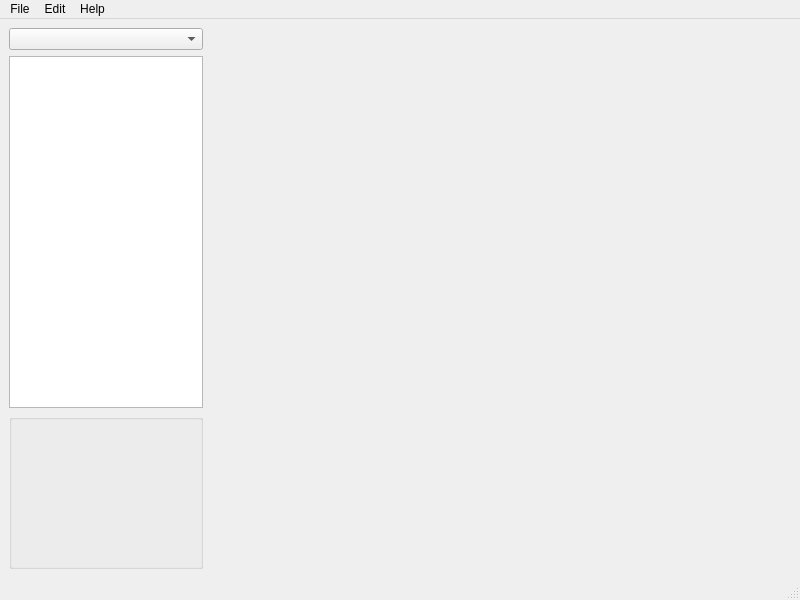
<?xml version="1.0" encoding="UTF-8"?>
<ui version="4.0">
 <class>MainWindow</class>
 <widget class="QMainWindow" name="MainWindow">
  <property name="geometry">
   <rect>
    <x>0</x>
    <y>0</y>
    <width>800</width>
    <height>600</height>
   </rect>
  </property>
  <property name="windowTitle">
   <string>Map Builder</string>
  </property>
  <widget class="QWidget" name="centralwidget">
   <layout class="QHBoxLayout" name="horizontalLayout" stretch="1,3">
    <item>
     <layout class="QVBoxLayout" name="verticalLayout">
      <item>
       <widget class="QComboBox" name="kitSelect"/>
      </item>
      <item>
       <widget class="QListWidget" name="componentList"/>
      </item>
      <item>
       <widget class="QGroupBox" name="groupBox">
        <property name="title">
         <string/>
        </property>
        <layout class="QGridLayout" name="gridLayout">
         <item row="0" column="0">
          <widget class="QLabel" name="componentImage">
           <property name="minimumSize">
            <size>
             <width>128</width>
             <height>128</height>
            </size>
           </property>
           <property name="maximumSize">
            <size>
             <width>128</width>
             <height>128</height>
            </size>
           </property>
           <property name="text">
            <string/>
           </property>
           <property name="scaledContents">
            <bool>true</bool>
           </property>
          </widget>
         </item>
        </layout>
       </widget>
      </item>
     </layout>
    </item>
    <item>
     <widget class="IndoorMapRenderer" name="mapRenderer" native="true">
      <property name="mouseTracking">
       <bool>true</bool>
      </property>
      <property name="focusPolicy">
       <enum>Qt::StrongFocus</enum>
      </property>
      <property name="contextMenuPolicy">
       <enum>Qt::CustomContextMenu</enum>
      </property>
     </widget>
    </item>
   </layout>
  </widget>
  <widget class="QMenuBar" name="menubar">
   <property name="geometry">
    <rect>
     <x>0</x>
     <y>0</y>
     <width>800</width>
     <height>21</height>
    </rect>
   </property>
   <widget class="QMenu" name="menuNew">
    <property name="title">
     <string>File</string>
    </property>
    <addaction name="actionNew"/>
    <addaction name="actionOpen"/>
    <addaction name="actionSave"/>
    <addaction name="actionSaveAs"/>
    <addaction name="separator"/>
    <addaction name="actionBuild"/>
    <addaction name="actionSettings"/>
    <addaction name="separator"/>
    <addaction name="actionDownloadKits"/>
    <addaction name="separator"/>
    <addaction name="actionExit"/>
    <addaction name="separator"/>
   </widget>
   <widget class="QMenu" name="menuEdit">
    <property name="title">
     <string>Edit</string>
    </property>
    <addaction name="actionDeleteSelected"/>
   </widget>
   <widget class="QMenu" name="menuHelp">
    <property name="title">
     <string>Help</string>
    </property>
    <addaction name="actionInstructions"/>
   </widget>
   <addaction name="menuNew"/>
   <addaction name="menuEdit"/>
   <addaction name="menuHelp"/>
  </widget>
  <widget class="QStatusBar" name="statusbar"/>
  <action name="actionOpen">
   <property name="text">
    <string>Open</string>
   </property>
  </action>
  <action name="actionSave">
   <property name="text">
    <string>Save</string>
   </property>
  </action>
  <action name="actionSaveAs">
   <property name="text">
    <string>Save As</string>
   </property>
  </action>
  <action name="actionNew">
   <property name="text">
    <string>New</string>
   </property>
  </action>
  <action name="actionExit">
   <property name="text">
    <string>Exit</string>
   </property>
  </action>
  <action name="actionBuild">
   <property name="text">
    <string>Build</string>
   </property>
  </action>
  <action name="actionSettings">
   <property name="text">
    <string>Settings</string>
   </property>
  </action>
  <action name="actionDeleteSelected">
   <property name="text">
    <string>Delete Selected</string>
   </property>
  </action>
  <action name="actionDownloadKits">
   <property name="text">
    <string>Download Kits</string>
   </property>
  </action>
  <action name="actionInstructions">
   <property name="text">
    <string>Instructions</string>
   </property>
  </action>
 </widget>
 <customwidgets>
  <customwidget>
   <class>IndoorMapRenderer</class>
   <extends>QWidget</extends>
   <header location="global">toolset.gui.widgets.indoorbuilder</header>
   <container>1</container>
  </customwidget>
 </customwidgets>
 <resources/>
 <connections/>
</ui>
